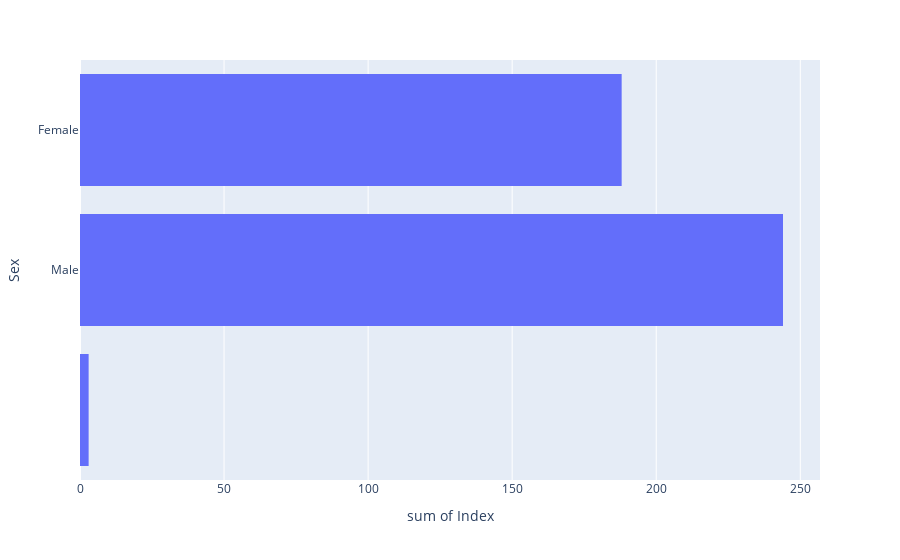

The notebook cell saved with this chart:
### Markdown cell above
* Plotly ek interactive graph library hai jisme hover info, zooming, panning, selection sab built-in hota hai.
AIML dashboards ya model interpretation tools me kaafi useful hoti hai.

* Usage:

    - Dashboard

    - Interactive ML visualizations

    - Time-series and 3D graphs

### Code cell
import plotly.express as px
import pandas as pd

df = pd.read_csv("sample.csv")

fig = px.histogram(df , x="Index" , y="Sex")
fig.show()

### Figure 1 — Plotly figure (JSON) as saved in the notebook; plotly's stock layout.template omitted (floating-point values rounded to 4 significant figures)
{"data": [{"bingroup": "y", "histfunc": "sum", "hovertemplate": "sum of Index=%{x}<br>Sex=%{y}<extra></extra>", "legendgroup": "", "marker": {"color": "#636efa", "pattern": {"shape": ""}}, "name": "", "orientation": "h", "showlegend": false, "type": "histogram", "x": [1, 2, 3, 4, 5, 6, 7, 8, 9, 10, 11, 12, 13, 14, 15, 16, 17, 18, 19, 20, 21, 22, 23, 24, 25, 26, 27, 28, 29], "xaxis": "x", "y": [" ", " ", "Male", "Male", "Male", "Male", "Female", "Male", "Male", "Male", "Female", "Male", "Male", "Female", "Male", "Female", "Male", "Male", "Male", "Female", "Female", "Female", "Male", "Female", "Female", "Male", "Male", "Female", "Male"], "yaxis": "y"}], "layout": {"barmode": "relative", "legend": {"tracegroupgap": 0}, "margin": {"t": 60}, "xaxis": {"anchor": "y", "domain": [0, 1], "title": {"text": "sum of Index"}}, "yaxis": {"anchor": "x", "domain": [0, 1], "title": {"text": "Sex"}}}}
